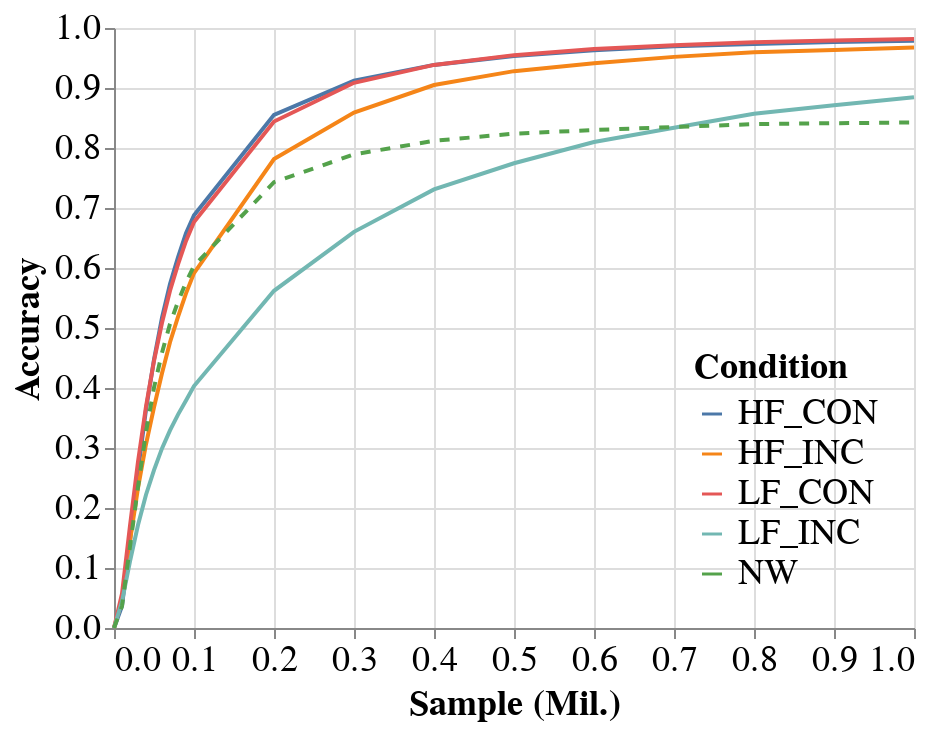

Source (notebook cell):
### Markdown cell above
## Plotting figure 1 from part I raw data

### Code cell
fig1(raw.df)

### Figure 1 — Vega-Lite specification as saved in the notebook (floating-point values rounded to 4 significant figures)
{"config": {"view": {"continuousWidth": 400, "continuousHeight": 300}, "axis": {"labelFontSize": 18, "titleFontSize": 18}, "header": {"labelFontSize": 18, "titleFontSize": 18}, "legend": {"labelFontSize": 18, "titleFontSize": 18}}, "data": {"name": "data-8fdf17eb62d96e35530b648461f8e9f0"}, "mark": "line", "encoding": {"color": {"type": "nominal", "field": "condition", "legend": {"orient": "bottom-right"}, "title": "Condition"}, "strokeDash": {"condition": {"value": [5, 5], "test": "(datum.condition === 'NW')"}, "value": [0]}, "x": {"type": "quantitative", "field": "epoch", "title": "Sample (Mil.)"}, "y": {"type": "quantitative", "field": "score", "scale": {"domain": [0, 1]}, "title": "Accuracy"}}, "height": 300, "width": 400, "$schema": "https://vega.github.io/schema/vega-lite/v4.8.1.json", "datasets": {"data-8fdf17eb62d96e35530b648461f8e9f0": [{"epoch": 0.0, "condition": "HF_CON", "code_name": 64760000.0, "hidden_units": 150.0, "cleanup_units": 15.0, "p_noise": 2.0, "learning_rate": 0.006, "score": 0.0}, {"epoch": 0.0, "condition": "HF_INC", "code_name": 64760000.0, "hidden_units": 150.0, "cleanup_units": 15.0, "p_noise": 2.0, "learning_rate": 0.006, "score": 0.0}, {"epoch": 0.0, "condition": "LF_CON", "code_name": 64760000.0, "hidden_units": 150.0, "cleanup_units": 15.0, "p_noise": 2.0, "learning_rate": 0.006, "score": 0.0}, {"epoch": 0.0, "condition": "LF_INC", "code_name": 64760000.0, "hidden_units": 150.0, "cleanup_units": 15.0, "p_noise": 2.0, "learning_rate": 0.006, "score": 0.0}, {"epoch": 0.0, "condition": "NW", "code_name": 64760000.0, "hidden_units": 150.0, "cleanup_units": 15.0, "p_noise": 2.0, "learning_rate": 0.006, "score": 0.0}, {"epoch": 0.01, "condition": "HF_CON", "code_name": 64760000.0, "hidden_units": 150.0, "cleanup_units": 15.0, "p_noise": 2.0, "learning_rate": 0.006, "score": 0.03678}, {"epoch": 0.01, "condition": "HF_INC", "code_name": 64760000.0, "hidden_units": 150.0, "cleanup_units": 15.0, "p_noise": 2.0, "learning_rate": 0.006, "score": 0.04652}, {"epoch": 0.01, "condition": "LF_CON", "code_name": 64760000.0, "hidden_units": 150.0, "cleanup_units": 15.0, "p_noise": 2.0, "learning_rate": 0.006, "score": 0.0573}, {"epoch": 0.01, "condition": "LF_INC", "code_name": 64760000.0, "hidden_units": 150.0, "cleanup_units": 15.0, "p_noise": 2.0, "learning_rate": 0.006, "score": 0.04436}, {"epoch": 0.01, "condition": "NW", "code_name": 64760000.0, "hidden_units": 150.0, "cleanup_units": 15.0, "p_noise": 2.0, "learning_rate": 0.006, "score": 0.0365}, {"epoch": 0.02, "condition": "HF_CON", "code_name": 64760000.0, "hidden_units": 150.0, "cleanup_units": 15.0, "p_noise": 2.0, "learning_rate": 0.006, "score": 0.145}, {"epoch": 0.02, "condition": "HF_INC", "code_name": 64760000.0, "hidden_units": 150.0, "cleanup_units": 15.0, "p_noise": 2.0, "learning_rate": 0.006, "score": 0.1454}, {"epoch": 0.02, "condition": "LF_CON", "code_name": 64760000.0, "hidden_units": 150.0, "cleanup_units": 15.0, "p_noise": 2.0, "learning_rate": 0.006, "score": 0.1703}, {"epoch": 0.02, "condition": "LF_INC", "code_name": 64760000.0, "hidden_units": 150.0, "cleanup_units": 15.0, "p_noise": 2.0, "learning_rate": 0.006, "score": 0.111}, {"epoch": 0.02, "condition": "NW", "code_name": 64760000.0, "hidden_units": 150.0, "cleanup_units": 15.0, "p_noise": 2.0, "learning_rate": 0.006, "score": 0.1358}, {"epoch": 0.03, "condition": "HF_CON", "code_name": 64760000.0, "hidden_units": 150.0, "cleanup_units": 15.0, "p_noise": 2.0, "learning_rate": 0.006, "score": 0.2618}, {"epoch": 0.03, "condition": "HF_INC", "code_name": 64760000.0, "hidden_units": 150.0, "cleanup_units": 15.0, "p_noise": 2.0, "learning_rate": 0.006, "score": 0.2336}, {"epoch": 0.03, "condition": "LF_CON", "code_name": 64760000.0, "hidden_units": 150.0, "cleanup_units": 15.0, "p_noise": 2.0, "learning_rate": 0.006, "score": 0.2773}, {"epoch": 0.03, "condition": "LF_INC", "code_name": 64760000.0, "hidden_units": 150.0, "cleanup_units": 15.0, "p_noise": 2.0, "learning_rate": 0.006, "score": 0.1715}, {"epoch": 0.03, "condition": "NW", "code_name": 64760000.0, "hidden_units": 150.0, "cleanup_units": 15.0, "p_noise": 2.0, "learning_rate": 0.006, "score": 0.235}, {"epoch": 0.04, "condition": "HF_CON", "code_name": 64760000.0, "hidden_units": 150.0, "cleanup_units": 15.0, "p_noise": 2.0, "learning_rate": 0.006, "score": 0.3641}, {"epoch": 0.04, "condition": "HF_INC", "code_name": 64760000.0, "hidden_units": 150.0, "cleanup_units": 15.0, "p_noise": 2.0, "learning_rate": 0.006, "score": 0.3062}, {"epoch": 0.04, "condition": "LF_CON", "code_name": 64760000.0, "hidden_units": 150.0, "cleanup_units": 15.0, "p_noise": 2.0, "learning_rate": 0.006, "score": 0.3691}, {"epoch": 0.04, "condition": "LF_INC", "code_name": 64760000.0, "hidden_units": 150.0, "cleanup_units": 15.0, "p_noise": 2.0, "learning_rate": 0.006, "score": 0.2221}, {"epoch": 0.04, "condition": "NW", "code_name": 64760000.0, "hidden_units": 150.0, "cleanup_units": 15.0, "p_noise": 2.0, "learning_rate": 0.006, "score": 0.3268}, {"epoch": 0.05, "condition": "HF_CON", "code_name": 64760000.0, "hidden_units": 150.0, "cleanup_units": 15.0, "p_noise": 2.0, "learning_rate": 0.006, "score": 0.4473}, {"epoch": 0.05, "condition": "HF_INC", "code_name": 64760000.0, "hidden_units": 150.0, "cleanup_units": 15.0, "p_noise": 2.0, "learning_rate": 0.006, "score": 0.3679}, {"epoch": 0.05, "condition": "LF_CON", "code_name": 64760000.0, "hidden_units": 150.0, "cleanup_units": 15.0, "p_noise": 2.0, "learning_rate": 0.006, "score": 0.4453}, {"epoch": 0.05, "condition": "LF_INC", "code_name": 64760000.0, "hidden_units": 150.0, "cleanup_units": 15.0, "p_noise": 2.0, "learning_rate": 0.006, "score": 0.2631}, {"epoch": 0.05, "condition": "NW", "code_name": 64760000.0, "hidden_units": 150.0, "cleanup_units": 15.0, "p_noise": 2.0, "learning_rate": 0.006, "score": 0.4006}, {"epoch": 0.06, "condition": "HF_CON", "code_name": 64760000.0, "hidden_units": 150.0, "cleanup_units": 15.0, "p_noise": 2.0, "learning_rate": 0.006, "score": 0.517}, {"epoch": 0.06, "condition": "HF_INC", "code_name": 64760000.0, "hidden_units": 150.0, "cleanup_units": 15.0, "p_noise": 2.0, "learning_rate": 0.006, "score": 0.4245}, {"epoch": 0.06, "condition": "LF_CON", "code_name": 64760000.0, "hidden_units": 150.0, "cleanup_units": 15.0, "p_noise": 2.0, "learning_rate": 0.006, "score": 0.5088}, {"epoch": 0.06, "condition": "LF_INC", "code_name": 64760000.0, "hidden_units": 150.0, "cleanup_units": 15.0, "p_noise": 2.0, "learning_rate": 0.006, "score": 0.2993}, {"epoch": 0.06, "condition": "NW", "code_name": 64760000.0, "hidden_units": 150.0, "cleanup_units": 15.0, "p_noise": 2.0, "learning_rate": 0.006, "score": 0.4589}, {"epoch": 0.07, "condition": "HF_CON", "code_name": 64760000.0, "hidden_units": 150.0, "cleanup_units": 15.0, "p_noise": 2.0, "learning_rate": 0.006, "score": 0.5733}, {"epoch": 0.07, "condition": "HF_INC", "code_name": 64760000.0, "hidden_units": 150.0, "cleanup_units": 15.0, "p_noise": 2.0, "learning_rate": 0.006, "score": 0.4764}, {"epoch": 0.07, "condition": "LF_CON", "code_name": 64760000.0, "hidden_units": 150.0, "cleanup_units": 15.0, "p_noise": 2.0, "learning_rate": 0.006, "score": 0.5622}, {"epoch": 0.07, "condition": "LF_INC", "code_name": 64760000.0, "hidden_units": 150.0, "cleanup_units": 15.0, "p_noise": 2.0, "learning_rate": 0.006, "score": 0.3293}, {"epoch": 0.07, "condition": "NW", "code_name": 64760000.0, "hidden_units": 150.0, "cleanup_units": 15.0, "p_noise": 2.0, "learning_rate": 0.006, "score": 0.5068}, {"epoch": 0.08, "condition": "HF_CON", "code_name": 64760000.0, "hidden_units": 150.0, "cleanup_units": 15.0, "p_noise": 2.0, "learning_rate": 0.006, "score": 0.6175}, {"epoch": 0.08, "condition": "HF_INC", "code_name": 64760000.0, "hidden_units": 150.0, "cleanup_units": 15.0, "p_noise": 2.0, "learning_rate": 0.006, "score": 0.5186}, {"epoch": 0.08, "condition": "LF_CON", "code_name": 64760000.0, "hidden_units": 150.0, "cleanup_units": 15.0, "p_noise": 2.0, "learning_rate": 0.006, "score": 0.6061}, {"epoch": 0.08, "condition": "LF_INC", "code_name": 64760000.0, "hidden_units": 150.0, "cleanup_units": 15.0, "p_noise": 2.0, "learning_rate": 0.006, "score": 0.3557}, {"epoch": 0.08, "condition": "NW", "code_name": 64760000.0, "hidden_units": 150.0, "cleanup_units": 15.0, "p_noise": 2.0, "learning_rate": 0.006, "score": 0.5438}, {"epoch": 0.09, "condition": "HF_CON", "code_name": 64760000.0, "hidden_units": 150.0, "cleanup_units": 15.0, "p_noise": 2.0, "learning_rate": 0.006, "score": 0.6579}, {"epoch": 0.09, "condition": "HF_INC", "code_name": 64760000.0, "hidden_units": 150.0, "cleanup_units": 15.0, "p_noise": 2.0, "learning_rate": 0.006, "score": 0.5577}, {"epoch": 0.09, "condition": "LF_CON", "code_name": 64760000.0, "hidden_units": 150.0, "cleanup_units": 15.0, "p_noise": 2.0, "learning_rate": 0.006, "score": 0.6452}, {"epoch": 0.09, "condition": "LF_INC", "code_name": 64760000.0, "hidden_units": 150.0, "cleanup_units": 15.0, "p_noise": 2.0, "learning_rate": 0.006, "score": 0.379}, {"epoch": 0.09, "condition": "NW", "code_name": 64760000.0, "hidden_units": 150.0, "cleanup_units": 15.0, "p_noise": 2.0, "learning_rate": 0.006, "score": 0.5764}, {"epoch": 0.1, "condition": "HF_CON", "code_name": 64760000.0, "hidden_units": 150.0, "cleanup_units": 15.0, "p_noise": 2.0, "learning_rate": 0.006, "score": 0.688}, {"epoch": 0.1, "condition": "HF_INC", "code_name": 64760000.0, "hidden_units": 150.0, "cleanup_units": 15.0, "p_noise": 2.0, "learning_rate": 0.006, "score": 0.5915}, {"epoch": 0.1, "condition": "LF_CON", "code_name": 64760000.0, "hidden_units": 150.0, "cleanup_units": 15.0, "p_noise": 2.0, "learning_rate": 0.006, "score": 0.6767}, {"epoch": 0.1, "condition": "LF_INC", "code_name": 64760000.0, "hidden_units": 150.0, "cleanup_units": 15.0, "p_noise": 2.0, "learning_rate": 0.006, "score": 0.4033}, {"epoch": 0.1, "condition": "NW", "code_name": 64760000.0, "hidden_units": 150.0, "cleanup_units": 15.0, "p_noise": 2.0, "learning_rate": 0.006, "score": 0.6035}, {"epoch": 0.2, "condition": "HF_CON", "code_name": 64760000.0, "hidden_units": 150.0, "cleanup_units": 15.0, "p_noise": 2.0, "learning_rate": 0.006, "score": 0.8553}, {"epoch": 0.2, "condition": "HF_INC", "code_name": 64760000.0, "hidden_units": 150.0, "cleanup_units": 15.0, "p_noise": 2.0, "learning_rate": 0.006, "score": 0.7817}, {"epoch": 0.2, "condition": "LF_CON", "code_name": 64760000.0, "hidden_units": 150.0, "cleanup_units": 15.0, "p_noise": 2.0, "learning_rate": 0.006, "score": 0.8442}, {"epoch": 0.2, "condition": "LF_INC", "code_name": 64760000.0, "hidden_units": 150.0, "cleanup_units": 15.0, "p_noise": 2.0, "learning_rate": 0.006, "score": 0.562}, {"epoch": 0.2, "condition": "NW", "code_name": 64760000.0, "hidden_units": 150.0, "cleanup_units": 15.0, "p_noise": 2.0, "learning_rate": 0.006, "score": 0.743}, {"epoch": 0.3, "condition": "HF_CON", "code_name": 64760000.0, "hidden_units": 150.0, "cleanup_units": 15.0, "p_noise": 2.0, "learning_rate": 0.006, "score": 0.9122}, {"epoch": 0.3, "condition": "HF_INC", "code_name": 64760000.0, "hidden_units": 150.0, "cleanup_units": 15.0, "p_noise": 2.0, "learning_rate": 0.006, "score": 0.8592}, {"epoch": 0.3, "condition": "LF_CON", "code_name": 64760000.0, "hidden_units": 150.0, "cleanup_units": 15.0, "p_noise": 2.0, "learning_rate": 0.006, "score": 0.9087}, {"epoch": 0.3, "condition": "LF_INC", "code_name": 64760000.0, "hidden_units": 150.0, "cleanup_units": 15.0, "p_noise": 2.0, "learning_rate": 0.006, "score": 0.6603}, {"epoch": 0.3, "condition": "NW", "code_name": 64760000.0, "hidden_units": 150.0, "cleanup_units": 15.0, "p_noise": 2.0, "learning_rate": 0.006, "score": 0.7893}, {"epoch": 0.4, "condition": "HF_CON", "code_name": 64760000.0, "hidden_units": 150.0, "cleanup_units": 15.0, "p_noise": 2.0, "learning_rate": 0.006, "score": 0.9385}, {"epoch": 0.4, "condition": "HF_INC", "code_name": 64760000.0, "hidden_units": 150.0, "cleanup_units": 15.0, "p_noise": 2.0, "learning_rate": 0.006, "score": 0.905}, {"epoch": 0.4, "condition": "LF_CON", "code_name": 64760000.0, "hidden_units": 150.0, "cleanup_units": 15.0, "p_noise": 2.0, "learning_rate": 0.006, "score": 0.9385}, {"epoch": 0.4, "condition": "LF_INC", "code_name": 64760000.0, "hidden_units": 150.0, "cleanup_units": 15.0, "p_noise": 2.0, "learning_rate": 0.006, "score": 0.7309}, {"epoch": 0.4, "condition": "NW", "code_name": 64760000.0, "hidden_units": 150.0, "cleanup_units": 15.0, "p_noise": 2.0, "learning_rate": 0.006, "score": 0.8121}, {"epoch": 0.5, "condition": "HF_CON", "code_name": 64760000.0, "hidden_units": 150.0, "cleanup_units": 15.0, "p_noise": 2.0, "learning_rate": 0.006, "score": 0.9534}, {"epoch": 0.5, "condition": "HF_INC", "code_name": 64760000.0, "hidden_units": 150.0, "cleanup_units": 15.0, "p_noise": 2.0, "learning_rate": 0.006, "score": 0.9281}, {"epoch": 0.5, "condition": "LF_CON", "code_name": 64760000.0, "hidden_units": 150.0, "cleanup_units": 15.0, "p_noise": 2.0, "learning_rate": 0.006, "score": 0.9548}, {"epoch": 0.5, "condition": "LF_INC", "code_name": 64760000.0, "hidden_units": 150.0, "cleanup_units": 15.0, "p_noise": 2.0, "learning_rate": 0.006, "score": 0.7746}, {"epoch": 0.5, "condition": "NW", "code_name": 64760000.0, "hidden_units": 150.0, "cleanup_units": 15.0, "p_noise": 2.0, "learning_rate": 0.006, "score": 0.8239}, {"epoch": 0.6, "condition": "HF_CON", "code_name": 64760000.0, "hidden_units": 150.0, "cleanup_units": 15.0, "p_noise": 2.0, "learning_rate": 0.006, "score": 0.9628}, {"epoch": 0.6, "condition": "HF_INC", "code_name": 64760000.0, "hidden_units": 150.0, "cleanup_units": 15.0, "p_noise": 2.0, "learning_rate": 0.006, "score": 0.9414}, {"epoch": 0.6, "condition": "LF_CON", "code_name": 64760000.0, "hidden_units": 150.0, "cleanup_units": 15.0, "p_noise": 2.0, "learning_rate": 0.006, "score": 0.9649}, {"epoch": 0.6, "condition": "LF_INC", "code_name": 64760000.0, "hidden_units": 150.0, "cleanup_units": 15.0, "p_noise": 2.0, "learning_rate": 0.006, "score": 0.81}, {"epoch": 0.6, "condition": "NW", "code_name": 64760000.0, "hidden_units": 150.0, "cleanup_units": 15.0, "p_noise": 2.0, "learning_rate": 0.006, "score": 0.83}, {"epoch": 0.7, "condition": "HF_CON", "code_name": 64760000.0, "hidden_units": 150.0, "cleanup_units": 15.0, "p_noise": 2.0, "learning_rate": 0.006, "score": 0.9694}, {"epoch": 0.7, "condition": "HF_INC", "code_name": 64760000.0, "hidden_units": 150.0, "cleanup_units": 15.0, "p_noise": 2.0, "learning_rate": 0.006, "score": 0.9519}, {"epoch": 0.7, "condition": "LF_CON", "code_name": 64760000.0, "hidden_units": 150.0, "cleanup_units": 15.0, "p_noise": 2.0, "learning_rate": 0.006, "score": 0.9713}, {"epoch": 0.7, "condition": "LF_INC", "code_name": 64760000.0, "hidden_units": 150.0, "cleanup_units": 15.0, "p_noise": 2.0, "learning_rate": 0.006, "score": 0.8337}, {"epoch": 0.7, "condition": "NW", "code_name": 64760000.0, "hidden_units": 150.0, "cleanup_units": 15.0, "p_noise": 2.0, "learning_rate": 0.006, "score": 0.835}, {"epoch": 0.8, "condition": "HF_CON", "code_name": 64760000.0, "hidden_units": 150.0, "cleanup_units": 15.0, "p_noise": 2.0, "learning_rate": 0.006, "score": 0.9733}, {"epoch": 0.8, "condition": "HF_INC", "code_name": 64760000.0, "hidden_units": 150.0, "cleanup_units": 15.0, "p_noise": 2.0, "learning_rate": 0.006, "score": 0.9597}, {"epoch": 0.8, "condition": "LF_CON", "code_name": 64760000.0, "hidden_units": 150.0, "cleanup_units": 15.0, "p_noise": 2.0, "learning_rate": 0.006, "score": 0.9764}, {"epoch": 0.8, "condition": "LF_INC", "code_name": 64760000.0, "hidden_units": 150.0, "cleanup_units": 15.0, "p_noise": 2.0, "learning_rate": 0.006, "score": 0.8572}, {"epoch": 0.8, "condition": "NW", "code_name": 64760000.0, "hidden_units": 150.0, "cleanup_units": 15.0, "p_noise": 2.0, "learning_rate": 0.006, "score": 0.8398}, {"epoch": 0.9, "condition": "HF_CON", "code_name": 64760000.0, "hidden_units": 150.0, "cleanup_units": 15.0, "p_noise": 2.0, "learning_rate": 0.006, "score": 0.9766}, {"epoch": 0.9, "condition": "HF_INC", "code_name": 64760000.0, "hidden_units": 150.0, "cleanup_units": 15.0, "p_noise": 2.0, "learning_rate": 0.006, "score": 0.9634}, {"epoch": 0.9, "condition": "LF_CON", "code_name": 64760000.0, "hidden_units": 150.0, "cleanup_units": 15.0, "p_noise": 2.0, "learning_rate": 0.006, "score": 0.979}, {"epoch": 0.9, "condition": "LF_INC", "code_name": 64760000.0, "hidden_units": 150.0, "cleanup_units": 15.0, "p_noise": 2.0, "learning_rate": 0.006, "score": 0.8711}, {"epoch": 0.9, "condition": "NW", "code_name": 64760000.0, "hidden_units": 150.0, "cleanup_units": 15.0, "p_noise": 2.0, "learning_rate": 0.006, "score": 0.8413}, {"epoch": 1.0, "condition": "HF_CON", "code_name": 64760000.0, "hidden_units": 150.0, "cleanup_units": 15.0, "p_noise": 2.0, "learning_rate": 0.006, "score": 0.9788}, {"epoch": 1.0, "condition": "HF_INC", "code_name": 64760000.0, "hidden_units": 150.0, "cleanup_units": 15.0, "p_noise": 2.0, "learning_rate": 0.006, "score": 0.9674}, {"epoch": 1.0, "condition": "LF_CON", "code_name": 64760000.0, "hidden_units": 150.0, "cleanup_units": 15.0, "p_noise": 2.0, "learning_rate": 0.006, "score": 0.9818}, {"epoch": 1.0, "condition": "LF_INC", "code_name": 64760000.0, "hidden_units": 150.0, "cleanup_units": 15.0, "p_noise": 2.0, "learning_rate": 0.006, "score": 0.8844}, {"epoch": 1.0, "condition": "NW", "code_name": 64760000.0, "hidden_units": 150.0, "cleanup_units": 15.0, "p_noise": 2.0, "learning_rate": 0.006, "score": 0.8425}]}}
